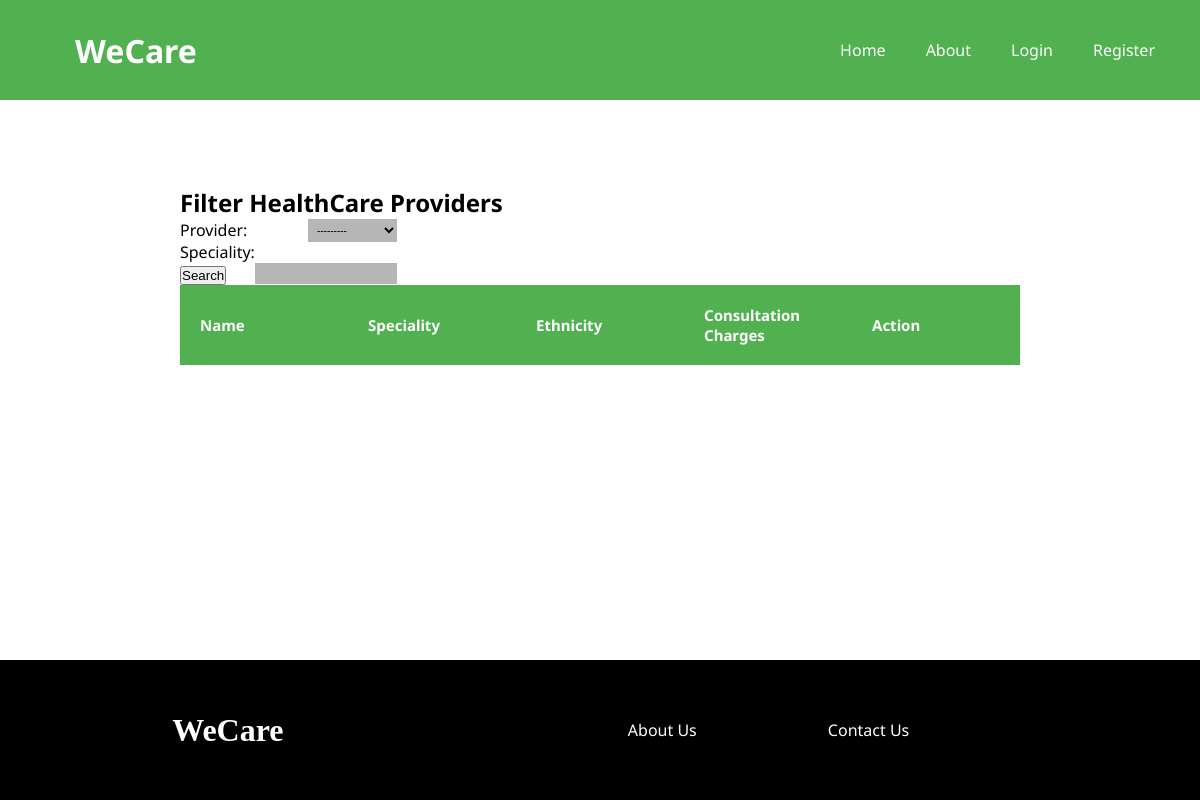
Page /dashboard on the earlier database version.
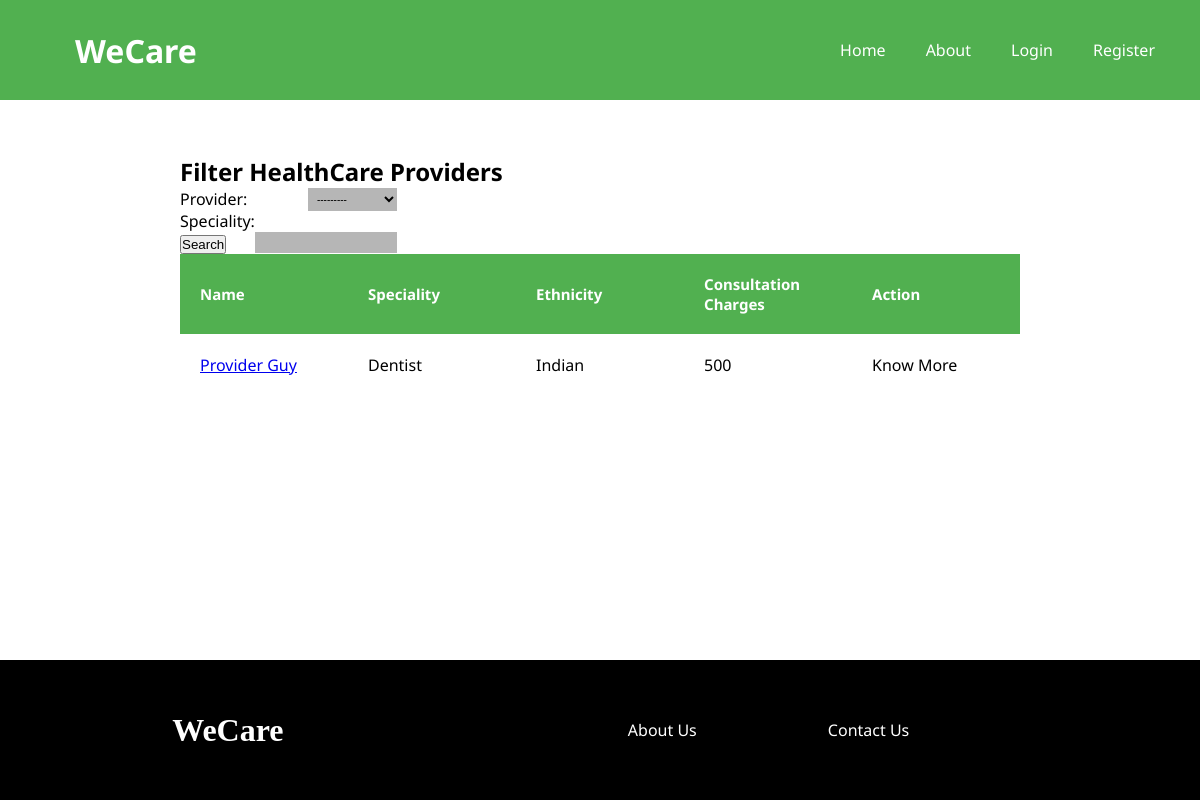
Same page on the later database version.
### listings/models.py (models this page shows, shortened)
class Listing(models.Model):
    listing_id = models.AutoField(primary_key=True)
    provider = models.ForeignKey(Provider, on_delete = models.CASCADE)
    speciality = models.TextField()
    description = models.TextField()
    ethnicity = models.CharField(max_length=20)
    consultation_charges = models.IntegerField()

### users/models.py (models this page shows, shortened)
class Provider(models.Model):
    user = models.OneToOneField(User, on_delete = models.CASCADE, primary_key = True)
    phone_number = models.CharField(max_length=20)
    designation = models.CharField(max_length=20)
    def __str__(self):
        return f'{self.user.first_name} {self.user.last_name}'

class User(AbstractUser):
    email = models.EmailField(unique=True)
    is_seeker = models.BooleanField(default=False)
    is_provider = models.BooleanField(default=False)
    first_name = models.CharField(max_length=100)
    last_name = models.CharField(max_length=100)
    USERNAME_FIELD = 'email'
    REQUIRED_FIELDS = []

### listings/views.py (the view)
# urls.py: path('dashboard', listings.dashboard, name='dashboard'),
def dashboard(request):
    listing = Listing.objects.all()
    listing_filter = ListingFilter(request.GET, queryset=listing)
    context = {
        'listings': Listing.objects.all(),
        'filter': listing_filter
    }
    return render(request, 'listings/dashboard.html', context)

### listings/templates/listings/dashboard.html
{% extends "listings/base.html" %}
{% load static %}
{% block content %}
<link rel="stylesheet" href="{% static 'listings/dashboard.css' %}">
<div class="parent_container">
    <div class="table_container">
        <h2>Filter HealthCare Providers</h2>
        <form method="get">
            {{ filter.form.as_p }}
            <button type="submit">Search</button>
        </form>
        <table class="listings_table">
            <thead>
                <tr>
                    <th>Name</th>
                    <th>Speciality</th>
                    <th>Ethnicity</th>
                    <th>Consultation Charges</th>
                    <th>Action</th>
                </tr>
            </thead>
            {% for listing in filter.qs %}
                <tr>
                    <td><a href="{% url 'listing' listing.listing_id %}">{{ listing.provider }}</a></td>
                    <td>{{ listing.speciality }}</td>
                    <td>{{ listing.ethnicity }}</td>
                    <td>{{ listing.consultation_charges }}</td>
                    <td><a>Know More </a></td>
                </tr>
            {% endfor %}
        </table>
    </div>
</div>
{% endblock content %}

### listings/templates/listings/base.html (shortened to what this page needs)
<!DOCTYPE html>
<html lang="en">
<head>
    {% load static %}
    <link rel="stylesheet" href="{% static 'listings/base.css' %}"/>
</head>
<body>
  <div class="nav">
    <div class="logo_container">
      <h1>WeCare</h1>
    </div>
    <div class="navlinks">
      {% if user.is_authenticated and user.is_provider == True %}
        <ul class="float_right">
          <li><a href="{% url 'home' %}">Home</a></li>
          <li><a href="#">My Listing</a></li>
          <li><div><a href="#">Settings</a></div></li>
          <li><div><a href="{% url 'logout' %}">Logout</a></div></li>
        </ul>
      {% elif user.is_authenticated and user.is_seeker == True %}
        <ul class="float_right">
          <li><a href="{% url 'home' %}">Home</a></li>
          <li><a href="#">Settings</a></li>
          <li><div><a href="{% url 'logout' %}">Logout</a></div></li>
        </ul>
      {% else %}
        <ul class="float_right">
          <li><a href="{% url 'home' %}">Home</a></li>
          <li><a href="about.html">About</a></li>
          <li><div class="login"><a>Login</a></div></li>
          <li><div class="register"><a>Register</a></div></li>
        </ul>
      {% endif %}
    </div>
  </div>
  {% block content %}{% endblock %}
  <footer>
    <div class="logo_footer">
      <h1>WeCare</h1>
    </div>
    <div class="footer_links">
      <a href="">About Us</a>
      <a href="">Contact Us</a>
    </div>
  </footer>
</body>
</html>

### listings/static/listings/base.css (style rules this page uses)
* { margin: 0; padding: 0; }
:root { --primary: #51b050; --secondary: #767676; }
body { height: 100vh; display: flex; flex-direction: column; }
@media screen and (min-width: 600px) { .nav, .svgs, .svg1, .svg2, .functions, .functiontext_parent, .functiontext, .footer_links { display: flex; justify-content: center; align-items: center; font-family: "Noto Sans", sans-serif; } }
@media screen and (min-width: 600px) { .logo_container { min-width: 500px; color: white; margin: 0; padding: 0; } }
@media screen and (min-width: 600px) { .logo_container h1 { margin-left: 50px; font-family: "Noto Sans", sans-serif; } }
@media screen and (min-width: 600px) { .nav { justify-content: space-around; background-color: var(--primary); min-height: 100px; } }
@media screen and (min-width: 600px) { .navlinks { float: right; width: 50%; } }
@media screen and (min-width: 600px) { .float_right { float: right; } }
@media screen and (min-width: 600px) { .navlinks ul { justify-content: space-around; } }
@media screen and (min-width: 600px) { .navlinks ul li { display: inline; float: left; list-style-type: none; overflow: hidden; } }
@media screen and (min-width: 600px) { .navlinks ul li a { margin: 20px; display: block; float: right; color: white; text-decoration: none; cursor: pointer; } }
@media screen and (min-width: 600px) { footer { display: flex; width: 100%; background-color: black; position: relative; bottom: 0; min-height: 140px; justify-content: space-around; align-items: center; margin-top: auto; } }
@media screen and (min-width: 600px) { footer h1 { color: white; } }
@media screen and (min-width: 600px) { .footer_links a { color: white; text-decoration: none; min-width: 200px; } }
footer { display: flex; width: 100%; bottom: 0; background-color: black; justify-content: space-around; align-items: center; margin-top: auto; }
footer h1 { color: white; }
.footer_links a { color: white; text-decoration: none; min-width: 200px; }

### listings/static/listings/dashboard.css (style rules this page uses)
* { padding: 0; margin: 0; }
.parent_container { font-family: "Noto Sans", sans-serif; }
.parent_container, .table_container { display: flex; justify-content: center; }
@media screen and (min-width: 600px) { .parent_container { width: 100%; min-height: 300px; } }
@media screen and (min-width: 600px) { .table_container { align-items: flex-start; margin-top: 50px; flex-direction: column; width: 70%; } }
@media screen and (min-width: 600px) { .listings_table { table-layout: fixed; border-collapse: collapse; width: 100%; } }
@media screen and (min-width: 600px) { .listings_table thead { background-color: var(--primary); color: white; text-align: left; font-size: 15px; } }
@media screen and (min-width: 600px) { .listings_table th, .listings_table td { padding: 20px; } }
@media screen and (min-width: 600px) { #id_provider, #id_speciality { float: right; font-size: 10px; padding: 5px; border: none; background-color: rgb(182, 182, 182); } }

Differences in the rows shown:
added Listing: provider "Provider Guy", speciality "Dentist", ethnicity "Indian", consultation_charges "500"
